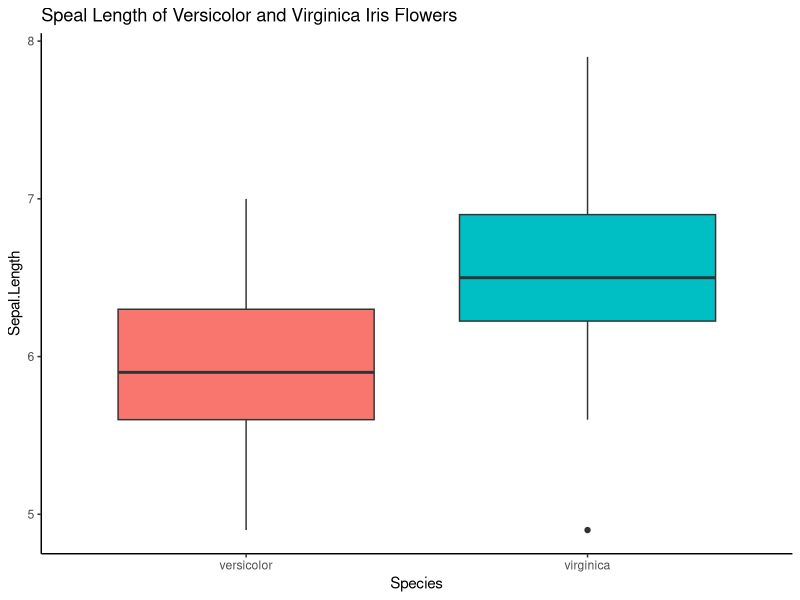

Recreate this plot in R.
########################################################################
# Script to test whether tidyverse (dplyr and ggplot2), and 
# knitr related packages are installed
########################################################################

# TO DO: From RStudio, select File->Knit Document and select HTML and click
# Compile. If prompted to update or install additional packages, do so. 
# If you receive any error messages, most likely the required packages 
# have not been installed. 

library(dplyr)
library(ggplot2)

iris2 <- filter(iris, Species!= "setosa")

ggplot(iris2, aes(Species, Sepal.Length, fill = Species)) + geom_boxplot() +
  theme_classic() + theme(legend.position = "none") +
  ggtitle("Speal Length of Versicolor and Virginica Iris Flowers")


